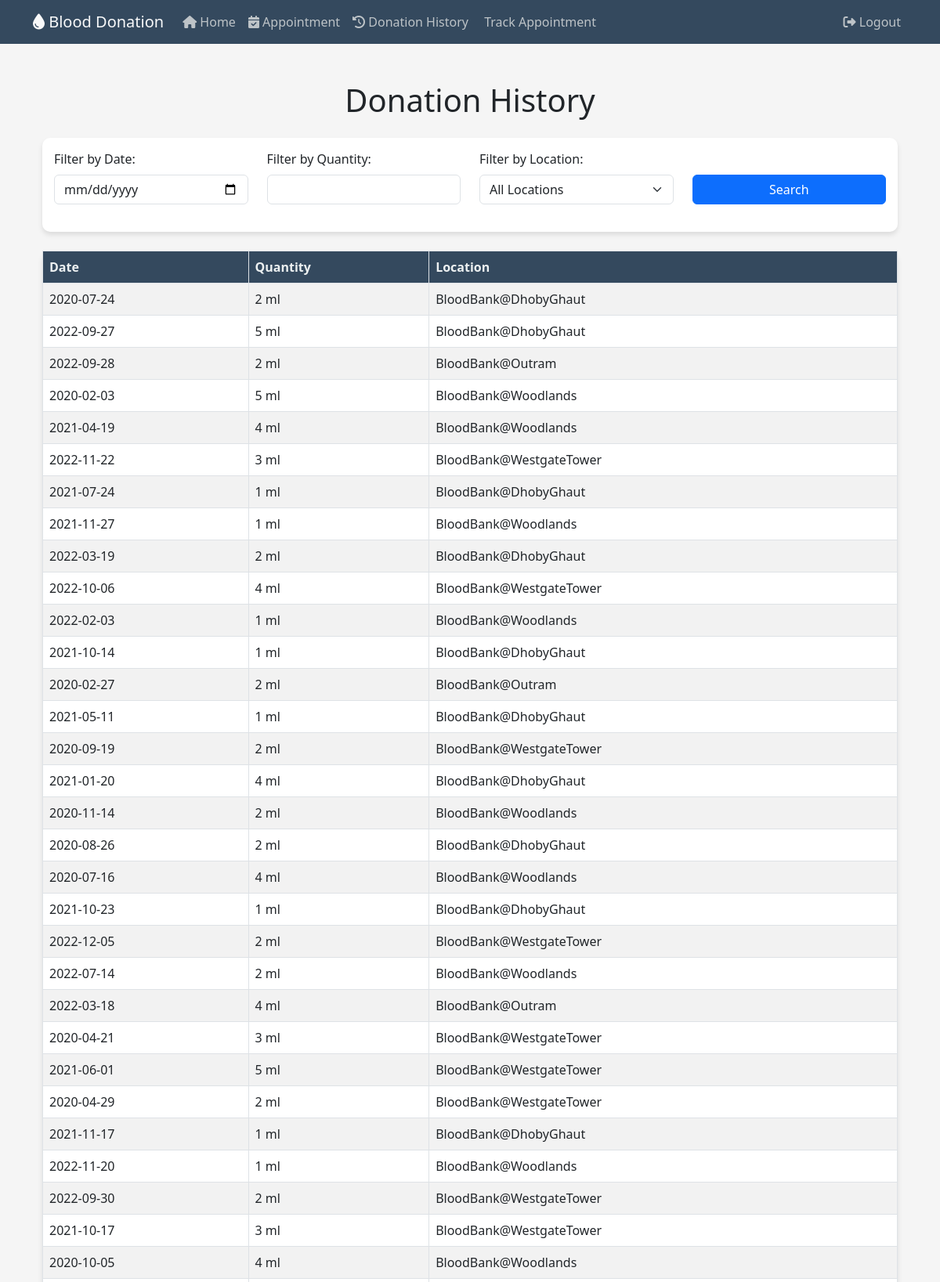
/donationhistory (signed in, upper part), run on the app's committed database.
### website/models.py (models this page shows)
class Donations(db.Model):
    DonationID = db.Column(db.Integer, primary_key=True, autoincrement=True)
    DonorID = db.Column(db.Integer, db.ForeignKey('donors.DonorID'))
    DonationDate = db.Column(db.Date, nullable=False)
    Quantity = db.Column(db.Integer, nullable=False)
    Location = db.Column(db.String(50), nullable=False)

### website/views.py (the view)
@views.route('/donationhistory')
def donationhistory():
    logged_in_user_email = session['email']
    user = Users.get_by_email(logged_in_user_email)
    donor_id = user.donor.DonorID
    stmt = select(Donations.DonationDate, Donations.Quantity, Donations.Location).where(Donations.DonorID == donor_id)
    result = db.session.execute(stmt)
    donations = result.fetchall()
    return render_template('donationhistory.html', donations=donations)

### website/models.py (called while the page is built)
    def get_by_email(email):
        return Users.query.filter_by(Email=email).first()

### website/templates/donationhistory.html (shortened to what this page needs)
{% extends "base.html" %}
{% block text %}
<div class="container my-5">
    <h1 class="mb-4">Donation History</h1>
    <div class="form-custom mb-4">
        <div class="row">
            <div class="col-md-3 filter-input">
                <label for="filter-date" class="form-label">Filter by Date:</label>
                <input type="date" class="form-control" id="filter-date">
            </div>
            <div class="col-md-3 filter-input">
                <label for="filter-quantity" class="form-label">Filter by Quantity:</label>
                <input type="number" class="form-control" id="filter-quantity">
            </div>
            <div class="col-md-3 filter-input">
                <label for="filter-location" class="form-label">Filter by Location:</label>
                <select class="form-select" id="filter-location">
                    <option value="">All Locations</option>
                </select>
            </div>
            <div class="col-md-3 filter-input d-flex align-items-end">
                <button class="btn btn-primary" id="search-btn">Search</button>
            </div>
        </div>
    </div>
    <table class="table table-striped table-bordered table-custom">
        <thead>
            <tr>
                <th>Date</th>
                <th>Quantity</th>
                <th>Location</th>
            </tr>
        </thead>
        <tbody>
            {% for donation in donations %}
                <tr>
                    <td>{{ donation[0] }}</td>
                    <td>{{ donation[1] }} ml</td>
                    <td>{{ donation[2] }}</td>
                </tr>
            {% else %}
                <tr>
                    <td colspan="3" class="text-center">No donations available</td>
                </tr>
            {% endfor %}
        </tbody>
    </table>
</div>
{% endblock %}

### website/templates/base.html (shortened to what this page needs)
<!DOCTYPE html>
<html>
<head>
    <link rel="stylesheet" type="text/css" href="{{ url_for('static', filename='styles.css') }}">
	<link rel="stylesheet" href="https://cdnjs.cloudflare.com/ajax/libs/font-awesome/6.3.0/css/all.min.css" />
	<link href="https://cdn.jsdelivr.net/npm/bootstrap@5.3.0-alpha1/dist/css/bootstrap.min.css" rel="stylesheet">
	<link rel="stylesheet" href="https://cdnjs.cloudflare.com/ajax/libs/bootstrap-datepicker/1.9.0/css/bootstrap-datepicker.css" />
</head>
<body>
	<nav class="navbar navbar-expand-lg navbar-custom">
		<div class="container">
			<a class="navbar-brand text-light" href="#"><i class="fas fa-tint"></i> Blood Donation</a>
			<div class="collapse navbar-collapse" id="navbarNav">
				<ul class="navbar-nav me-auto">
					<li class="nav-item">
						<a class="nav-link nav-link-custom" href="/main"><i class="fas fa-home"></i> Home</a>
					</li>
					<li class="nav-item">
						<a class="nav-link nav-link-custom" href="/appointment"><i class="fas fa-calendar-check"></i> Appointment</a>
					</li>
					<li class="nav-item">
						<a class="nav-link nav-link-custom" href="/donationhistory"><i class="fas fa-history"></i> Donation History</a>
					</li>
					<li class="nav-item">
						<a class="nav-link nav-link-custom" href="/trackappointment"> Track Appointment</a>
					</li>
				</ul>
				<ul class="navbar-nav">
					<li class="nav-item">
						<a class="nav-link nav-link-custom" href="/logout"><i class="fas fa-sign-out-alt"></i> Logout</a>
					</li>
				</ul>
			</div>
		</div>
	</nav>
	<div class="container mt-4 mb-4">
		{% block text %}
		{% endblock %}
	</div>
</body>
</html>

### website/static/styles.css (style rules this page uses)
body { font-family: 'Poppins', sans-serif; background-color: #f5f5f5 !important; }
h1 { font-size: 36px; margin: 20px 0; text-align: center; color: #4a4a4a; }
.btn-primary { background-color: #007bff; border-color: #007bff; transition: background-color 0.3s, border-color 0.3s; }
.navbar-custom { background-color: #34495e; }
.nav-link-custom { color: #bdc3c7 !important; }

### website/templates/donationhistory.html (style rules this page uses)
.table-custom { background-color: #fff; border-radius: 10px; box-shadow: 0 4px 6px rgba(0, 0, 0, 0.1); }
.table-custom thead th { background-color: #34495e; color: #ecf0f1; }
.form-custom { padding: 15px; background-color: #fff; border-radius: 10px; box-shadow: 0 4px 6px rgba(0, 0, 0, 0.1); }
.filter-input { margin-bottom: 20px; }
#search-btn { width: 100%; margin-top: 30px; }

### data on the page
Donations: DonationDate "2020-07-24", Quantity "2", Location "BloodBank@DhobyGhaut"
Donations: DonationDate "2022-09-27", Quantity "5", Location "BloodBank@DhobyGhaut"
Donations: DonationDate "2022-09-28", Quantity "2", Location "BloodBank@Outram"
Donations: DonationDate "2020-02-03", Quantity "5", Location "BloodBank@Woodlands"
Donations: DonationDate "2021-04-19", Quantity "4", Location "BloodBank@Woodlands"
Donations: DonationDate "2022-11-22", Quantity "3", Location "BloodBank@WestgateTower"
Donations: DonationDate "2021-07-24", Quantity "1", Location "BloodBank@DhobyGhaut"
Donations: DonationDate "2021-11-27", Quantity "1", Location "BloodBank@Woodlands"
Donations: DonationDate "2022-03-19", Quantity "2", Location "BloodBank@DhobyGhaut"
Donations: DonationDate "2022-10-06", Quantity "4", Location "BloodBank@WestgateTower"
Donations: DonationDate "2022-02-03", Quantity "1", Location "BloodBank@Woodlands"
Donations: DonationDate "2021-10-14", Quantity "1", Location "BloodBank@DhobyGhaut"
Donations: DonationDate "2020-02-27", Quantity "2", Location "BloodBank@Outram"
Donations: DonationDate "2021-05-11", Quantity "1", Location "BloodBank@DhobyGhaut"
Donations: DonationDate "2020-09-19", Quantity "2", Location "BloodBank@WestgateTower"
Donations: DonationDate "2021-01-20", Quantity "4", Location "BloodBank@DhobyGhaut"
Donations: DonationDate "2020-11-14", Quantity "2", Location "BloodBank@Woodlands"
Donations: DonationDate "2020-08-26", Quantity "2", Location "BloodBank@DhobyGhaut"
Donations: DonationDate "2020-07-16", Quantity "4", Location "BloodBank@Woodlands"
Donations: DonationDate "2021-10-23", Quantity "1", Location "BloodBank@DhobyGhaut"
Donations: DonationDate "2022-12-05", Quantity "2", Location "BloodBank@WestgateTower"
Donations: DonationDate "2022-07-14", Quantity "2", Location "BloodBank@Woodlands"
Donations: DonationDate "2022-03-18", Quantity "4", Location "BloodBank@Outram"
Donations: DonationDate "2020-04-21", Quantity "3", Location "BloodBank@WestgateTower"
Donations: DonationDate "2021-06-01", Quantity "5", Location "BloodBank@WestgateTower"
Donations: DonationDate "2020-04-29", Quantity "2", Location "BloodBank@WestgateTower"
Donations: DonationDate "2021-11-17", Quantity "1", Location "BloodBank@DhobyGhaut"
Donations: DonationDate "2022-11-20", Quantity "1", Location "BloodBank@Woodlands"
Donations: DonationDate "2022-09-30", Quantity "2", Location "BloodBank@WestgateTower"
Donations: DonationDate "2021-10-17", Quantity "3", Location "BloodBank@WestgateTower"
Donations: DonationDate "2020-10-05", Quantity "4", Location "BloodBank@Woodlands"
